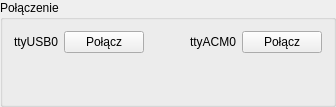
    <widget class="QGroupBox" name="groupBox_16">
     <property name="title">
      <string>Połączenie</string>
     </property>
     <layout class="QGridLayout" name="gridLayout_5">
      <item row="0" column="0">
       <widget class="QLabel" name="label">
        <property name="text">
         <string>ttyUSB0</string>
        </property>
       </widget>
      </item>
      <item row="0" column="2">
       <spacer name="horizontalSpacer_14">
        <property name="orientation">
         <enum>Qt::Horizontal</enum>
        </property>
        <property name="sizeHint" stdset="0">
         <size>
          <width>40</width>
          <height>20</height>
         </size>
        </property>
       </spacer>
      </item>
      <item row="0" column="1">
       <widget class="QPushButton" name="pbusb0">
        <property name="text">
         <string>Połącz</string>
        </property>
       </widget>
      </item>
      <item row="0" column="3">
       <widget class="QLabel" name="label_2">
        <property name="text">
         <string>ttyACM0</string>
        </property>
       </widget>
      </item>
      <item row="0" column="4">
       <widget class="QPushButton" name="pbacm0">
        <property name="text">
         <string>Połącz</string>
        </property>
       </widget>
      </item>
      <item row="1" column="1">
       <spacer name="verticalSpacer_7">
        <property name="orientation">
         <enum>Qt::Vertical</enum>
        </property>
        <property name="sizeHint" stdset="0">
         <size>
          <width>20</width>
          <height>40</height>
         </size>
        </property>
       </spacer>
      </item>
     </layout>
    </widget>
